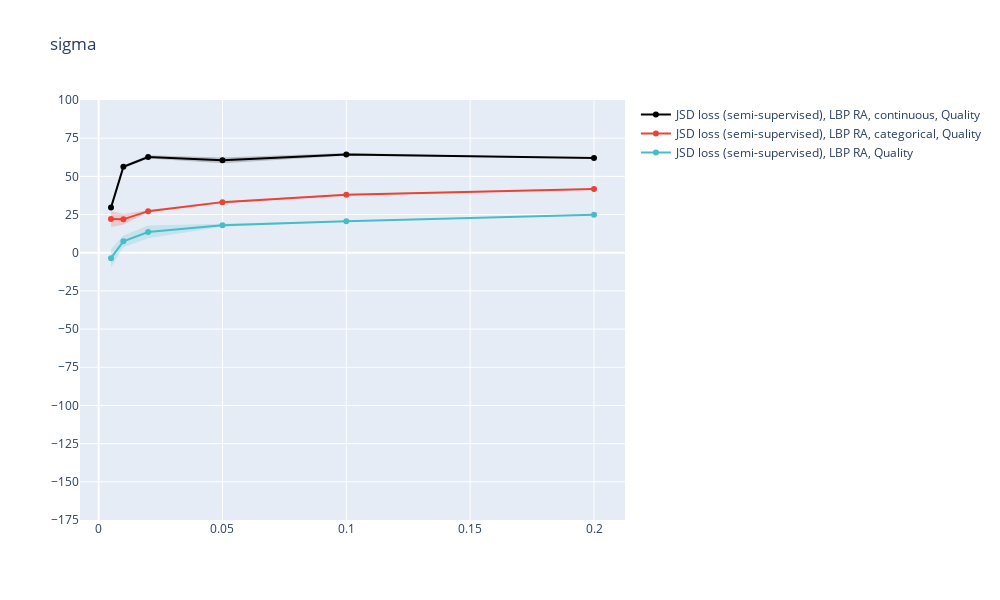
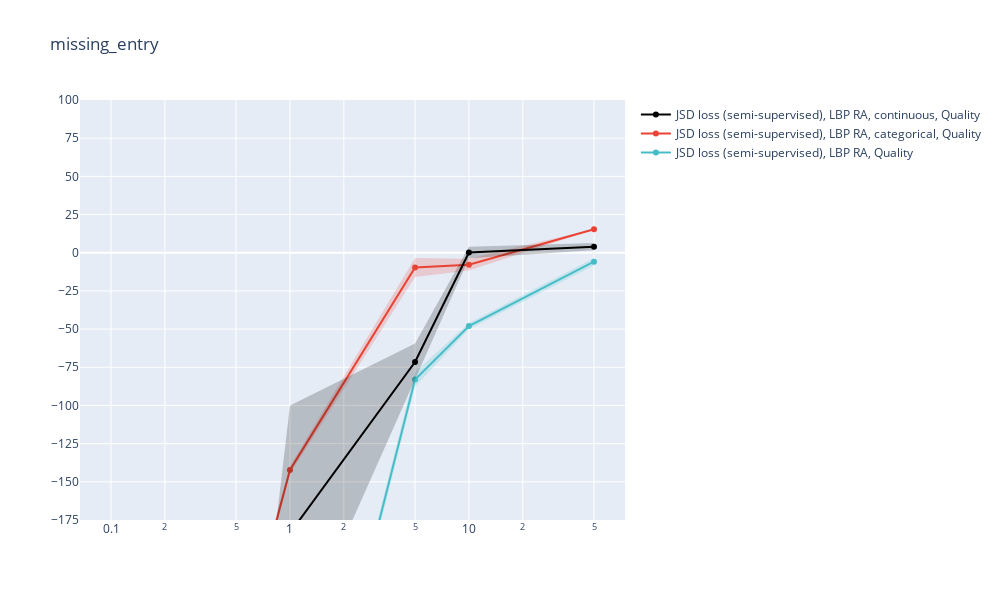
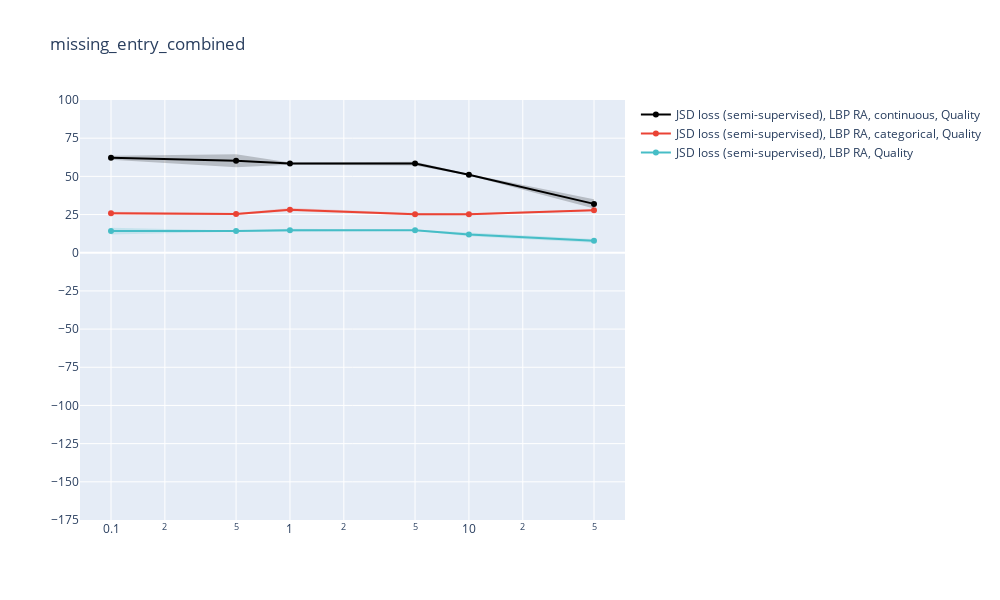
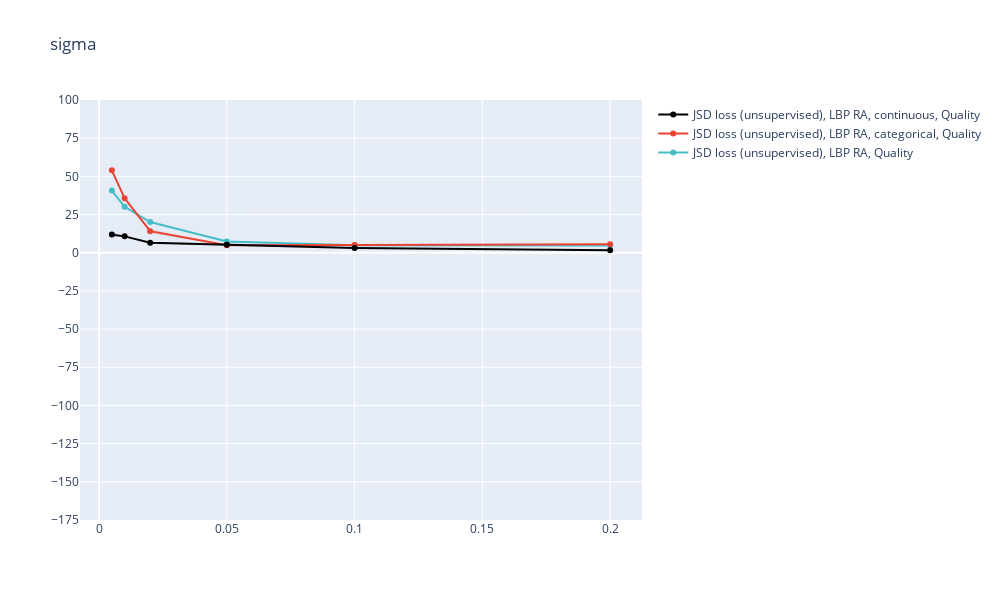

Notebook cell for these charts, in order:
### Code cell
for file_string in ["LBP RA","surgical_case_durations"]:
    for excluded_config_index in range(len(excluded_config_list)):
        for i in param_indices:
            excluded_configs = excluded_config_list[excluded_config_index]
            excluded_configs_name = excluded_config_names[excluded_config_index]
            plot_vals(i,file_string,USE_PLOTLY=True,excluded_config_strings=excluded_configs)
            # plt.savefig("results_REALWORLD_"+ parameters[i] +"_" + file_string + "_"  + excluded_configs_name +  ".svg", bbox_inches = 'tight',pad_inches = 0)

### Figure 1 — Plotly figure (JSON) as saved in the notebook; plotly's stock layout.template omitted (floating-point values rounded to 4 significant figures)
{"data": [{"line": {"color": "rgb(0.27450980392156876, 0.7411764705882351, 0.776470588235294)"}, "marker": {"color": "rgb(0.27450980392156876, 0.7411764705882351, 0.776470588235294)", "symbol": "circle"}, "mode": "lines+markers", "name": "JSD loss (semi-supervised), LBP RA, Quality", "type": "scatter", "x": [0.005, 0.01, 0.02, 0.05, 0.1, 0.2], "y": [-3.556, 7.456, 13.6, 18.0, 20.68, 24.82]}, {"line": {"width": 0}, "marker": {"color": "rgb(0.27450980392156876, 0.7411764705882351, 0.776470588235294)"}, "mode": "lines", "name": "Upper bound", "showlegend": false, "type": "scatter", "x": [0.005, 0.01, 0.02, 0.05, 0.1, 0.2], "y": [2.32, 11.35, 17.79, 18.97, 20.94, 25.02]}, {"fill": "tonexty", "fillcolor": "rgba(0.27450980392156876, 0.7411764705882351, 0.776470588235294, 0.2)", "line": {"width": 0}, "marker": {"color": "rgb(0.27450980392156876, 0.7411764705882351, 0.776470588235294)"}, "mode": "lines", "name": "Lower bound", "showlegend": false, "type": "scatter", "x": [0.005, 0.01, 0.02, 0.05, 0.1, 0.2], "y": [-9.432, 3.56, 9.407, 17.03, 20.42, 24.63]}, {"line": {"color": "rgb(0.9176470588235293, 0.2627450980392158, 0.2078431372549021)"}, "marker": {"color": "rgb(0.9176470588235293, 0.2627450980392158, 0.2078431372549021)", "symbol": "circle"}, "mode": "lines+markers", "name": "JSD loss (semi-supervised), LBP RA, categorical, Quality", "type": "scatter", "x": [0.005, 0.01, 0.02, 0.05, 0.1, 0.2], "y": [22.02, 21.86, 27.21, 33.13, 38.01, 41.75]}, {"line": {"width": 0}, "marker": {"color": "rgb(0.9176470588235293, 0.2627450980392158, 0.2078431372549021)"}, "mode": "lines", "name": "Upper bound", "showlegend": false, "type": "scatter", "x": [0.005, 0.01, 0.02, 0.05, 0.1, 0.2], "y": [27.16, 25.34, 27.99, 33.91, 38.44, 42.13]}, {"fill": "tonexty", "fillcolor": "rgba(0.9176470588235293, 0.2627450980392158, 0.2078431372549021, 0.2)", "line": {"width": 0}, "marker": {"color": "rgb(0.9176470588235293, 0.2627450980392158, 0.2078431372549021)"}, "mode": "lines", "name": "Lower bound", "showlegend": false, "type": "scatter", "x": [0.005, 0.01, 0.02, 0.05, 0.1, 0.2], "y": [16.87, 18.37, 26.43, 32.35, 37.59, 41.36]}, {"line": {"color": "rgb(0, 0, 0)"}, "marker": {"color": "rgb(0, 0, 0)", "symbol": "circle"}, "mode": "lines+markers", "name": "JSD loss (semi-supervised), LBP RA, continuous, Quality", "type": "scatter", "x": [0.005, 0.01, 0.02, 0.05, 0.1, 0.2], "y": [29.54, 56.22, 62.71, 60.49, 64.37, 61.98]}, {"line": {"width": 0}, "marker": {"color": "rgb(0, 0, 0)"}, "mode": "lines", "name": "Upper bound", "showlegend": false, "type": "scatter", "x": [0.005, 0.01, 0.02, 0.05, 0.1, 0.2], "y": [31.08, 57.11, 63.78, 62.38, 65.3, 61.99]}, {"fill": "tonexty", "fillcolor": "rgba(0, 0, 0, 0.2)", "line": {"width": 0}, "marker": {"color": "rgb(0, 0, 0)"}, "mode": "lines", "name": "Lower bound", "showlegend": false, "type": "scatter", "x": [0.005, 0.01, 0.02, 0.05, 0.1, 0.2], "y": [28.0, 55.33, 61.65, 58.59, 63.43, 61.96]}], "layout": {"height": 600, "title": {"text": "sigma"}, "width": 1000, "yaxis": {"dtick": 25, "range": [-175, 100], "tick0": 0}}}

### Figure 2 — Plotly figure (JSON) as saved in the notebook; plotly's stock layout.template omitted (floating-point values rounded to 4 significant figures)
{"data": [{"line": {"color": "rgb(0.27450980392156876, 0.7411764705882351, 0.776470588235294)"}, "marker": {"color": "rgb(0.27450980392156876, 0.7411764705882351, 0.776470588235294)", "symbol": "circle"}, "mode": "lines+markers", "name": "JSD loss (semi-supervised), LBP RA, Quality", "type": "scatter", "x": [0.1, 0.5, 1, 5, 10, 50], "y": [-3781.0, -807.6, -406.4, -83.04, -48.02, -5.893]}, {"line": {"width": 0}, "marker": {"color": "rgb(0.27450980392156876, 0.7411764705882351, 0.776470588235294)"}, "mode": "lines", "name": "Upper bound", "showlegend": false, "type": "scatter", "x": [0.1, 0.5, 1, 5, 10, 50], "y": [-3349.0, -769.1, -402.2, -78.3, -46.01, -3.468]}, {"fill": "tonexty", "fillcolor": "rgba(0.27450980392156876, 0.7411764705882351, 0.776470588235294, 0.2)", "line": {"width": 0}, "marker": {"color": "rgb(0.27450980392156876, 0.7411764705882351, 0.776470588235294)"}, "mode": "lines", "name": "Lower bound", "showlegend": false, "type": "scatter", "x": [0.1, 0.5, 1, 5, 10, 50], "y": [-4212.0, -846.0, -410.5, -87.77, -50.02, -8.319]}, {"line": {"color": "rgb(0.9176470588235293, 0.2627450980392158, 0.2078431372549021)"}, "marker": {"color": "rgb(0.9176470588235293, 0.2627450980392158, 0.2078431372549021)", "symbol": "circle"}, "mode": "lines+markers", "name": "JSD loss (semi-supervised), LBP RA, categorical, Quality", "type": "scatter", "x": [0.1, 0.5, 1, 5, 10, 50], "y": [-1773.0, -274.8, -142.2, -9.659, -7.803, 15.32]}, {"line": {"width": 0}, "marker": {"color": "rgb(0.9176470588235293, 0.2627450980392158, 0.2078431372549021)"}, "mode": "lines", "name": "Upper bound", "showlegend": false, "type": "scatter", "x": [0.1, 0.5, 1, 5, 10, 50], "y": [-1559.0, -268.0, -139.8, -3.498, -4.003, 15.51]}, {"fill": "tonexty", "fillcolor": "rgba(0.9176470588235293, 0.2627450980392158, 0.2078431372549021, 0.2)", "line": {"width": 0}, "marker": {"color": "rgb(0.9176470588235293, 0.2627450980392158, 0.2078431372549021)"}, "mode": "lines", "name": "Lower bound", "showlegend": false, "type": "scatter", "x": [0.1, 0.5, 1, 5, 10, 50], "y": [-1988.0, -281.5, -144.6, -15.82, -11.6, 15.13]}, {"line": {"color": "rgb(0, 0, 0)"}, "marker": {"color": "rgb(0, 0, 0)", "symbol": "circle"}, "mode": "lines+markers", "name": "JSD loss (semi-supervised), LBP RA, continuous, Quality", "type": "scatter", "x": [0.1, 0.5, 1, 5, 10, 50], "y": [-1810.0, -547.1, -183.6, -71.57, 0.1509, 3.981]}, {"line": {"width": 0}, "marker": {"color": "rgb(0, 0, 0)"}, "mode": "lines", "name": "Upper bound", "showlegend": false, "type": "scatter", "x": [0.1, 0.5, 1, 5, 10, 50], "y": [-1439.0, -400.5, -99.95, -59.4, 3.916, 6.291]}, {"fill": "tonexty", "fillcolor": "rgba(0, 0, 0, 0.2)", "line": {"width": 0}, "marker": {"color": "rgb(0, 0, 0)"}, "mode": "lines", "name": "Lower bound", "showlegend": false, "type": "scatter", "x": [0.1, 0.5, 1, 5, 10, 50], "y": [-2181.0, -693.7, -267.2, -83.74, -3.614, 1.671]}], "layout": {"height": 600, "title": {"text": "missing_entry"}, "width": 1000, "xaxis": {"type": "log"}, "yaxis": {"dtick": 25, "range": [-175, 100], "tick0": 0}}}

### Figure 3 — Plotly figure (JSON) as saved in the notebook; plotly's stock layout.template omitted (floating-point values rounded to 4 significant figures)
{"data": [{"line": {"color": "rgb(0.27450980392156876, 0.7411764705882351, 0.776470588235294)"}, "marker": {"color": "rgb(0.27450980392156876, 0.7411764705882351, 0.776470588235294)", "symbol": "circle"}, "mode": "lines+markers", "name": "JSD loss (semi-supervised), LBP RA, Quality", "type": "scatter", "x": [0.1, 0.5, 1, 5, 10, 50], "y": [14.15, 14.17, 14.73, 14.66, 11.99, 7.802]}, {"line": {"width": 0}, "marker": {"color": "rgb(0.27450980392156876, 0.7411764705882351, 0.776470588235294)"}, "mode": "lines", "name": "Upper bound", "showlegend": false, "type": "scatter", "x": [0.1, 0.5, 1, 5, 10, 50], "y": [16.32, 14.63, 15.73, 14.98, 13.25, 9.013]}, {"fill": "tonexty", "fillcolor": "rgba(0.27450980392156876, 0.7411764705882351, 0.776470588235294, 0.2)", "line": {"width": 0}, "marker": {"color": "rgb(0.27450980392156876, 0.7411764705882351, 0.776470588235294)"}, "mode": "lines", "name": "Lower bound", "showlegend": false, "type": "scatter", "x": [0.1, 0.5, 1, 5, 10, 50], "y": [11.98, 13.71, 13.73, 14.34, 10.72, 6.591]}, {"line": {"color": "rgb(0.9176470588235293, 0.2627450980392158, 0.2078431372549021)"}, "marker": {"color": "rgb(0.9176470588235293, 0.2627450980392158, 0.2078431372549021)", "symbol": "circle"}, "mode": "lines+markers", "name": "JSD loss (semi-supervised), LBP RA, categorical, Quality", "type": "scatter", "x": [0.1, 0.5, 1, 5, 10, 50], "y": [25.88, 25.32, 28.19, 25.26, 25.2, 27.85]}, {"line": {"width": 0}, "marker": {"color": "rgb(0.9176470588235293, 0.2627450980392158, 0.2078431372549021)"}, "mode": "lines", "name": "Upper bound", "showlegend": false, "type": "scatter", "x": [0.1, 0.5, 1, 5, 10, 50], "y": [26.76, 25.98, 29.21, 26.03, 25.8, 28.4]}, {"fill": "tonexty", "fillcolor": "rgba(0.9176470588235293, 0.2627450980392158, 0.2078431372549021, 0.2)", "line": {"width": 0}, "marker": {"color": "rgb(0.9176470588235293, 0.2627450980392158, 0.2078431372549021)"}, "mode": "lines", "name": "Lower bound", "showlegend": false, "type": "scatter", "x": [0.1, 0.5, 1, 5, 10, 50], "y": [25.01, 24.67, 27.16, 24.48, 24.6, 27.31]}, {"line": {"color": "rgb(0, 0, 0)"}, "marker": {"color": "rgb(0, 0, 0)", "symbol": "circle"}, "mode": "lines+markers", "name": "JSD loss (semi-supervised), LBP RA, continuous, Quality", "type": "scatter", "x": [0.1, 0.5, 1, 5, 10, 50], "y": [62.21, 60.23, 58.36, 58.37, 51.05, 31.98]}, {"line": {"width": 0}, "marker": {"color": "rgb(0, 0, 0)"}, "mode": "lines", "name": "Upper bound", "showlegend": false, "type": "scatter", "x": [0.1, 0.5, 1, 5, 10, 50], "y": [63.51, 64.45, 59.05, 59.59, 51.6, 35.08]}, {"fill": "tonexty", "fillcolor": "rgba(0, 0, 0, 0.2)", "line": {"width": 0}, "marker": {"color": "rgb(0, 0, 0)"}, "mode": "lines", "name": "Lower bound", "showlegend": false, "type": "scatter", "x": [0.1, 0.5, 1, 5, 10, 50], "y": [60.9, 56.0, 57.67, 57.15, 50.51, 28.88]}], "layout": {"height": 600, "title": {"text": "missing_entry_combined"}, "width": 1000, "xaxis": {"type": "log"}, "yaxis": {"dtick": 25, "range": [-175, 100], "tick0": 0}}}

### Figure 4 — Plotly figure (JSON) as saved in the notebook; plotly's stock layout.template omitted (floating-point values rounded to 4 significant figures)
{"data": [{"line": {"color": "rgb(0.27450980392156876, 0.7411764705882351, 0.776470588235294)"}, "marker": {"color": "rgb(0.27450980392156876, 0.7411764705882351, 0.776470588235294)", "symbol": "circle"}, "mode": "lines+markers", "name": "JSD loss (unsupervised), LBP RA, Quality", "type": "scatter", "x": [0.005, 0.01, 0.02, 0.05, 0.1, 0.2], "y": [40.67, 30.04, 20.06, 7.362, 4.938, 4.699]}, {"line": {"width": 0}, "marker": {"color": "rgb(0.27450980392156876, 0.7411764705882351, 0.776470588235294)"}, "mode": "lines", "name": "Upper bound", "showlegend": false, "type": "scatter", "x": [0.005, 0.01, 0.02, 0.05, 0.1, 0.2], "y": [40.78, 30.27, 20.25, 7.515, 5.161, 4.988]}, {"fill": "tonexty", "fillcolor": "rgba(0.27450980392156876, 0.7411764705882351, 0.776470588235294, 0.2)", "line": {"width": 0}, "marker": {"color": "rgb(0.27450980392156876, 0.7411764705882351, 0.776470588235294)"}, "mode": "lines", "name": "Lower bound", "showlegend": false, "type": "scatter", "x": [0.005, 0.01, 0.02, 0.05, 0.1, 0.2], "y": [40.56, 29.8, 19.87, 7.21, 4.715, 4.41]}, {"line": {"color": "rgb(0.9176470588235293, 0.2627450980392158, 0.2078431372549021)"}, "marker": {"color": "rgb(0.9176470588235293, 0.2627450980392158, 0.2078431372549021)", "symbol": "circle"}, "mode": "lines+markers", "name": "JSD loss (unsupervised), LBP RA, categorical, Quality", "type": "scatter", "x": [0.005, 0.01, 0.02, 0.05, 0.1, 0.2], "y": [53.94, 35.63, 14.12, 4.88, 5.035, 5.565]}, {"line": {"width": 0}, "marker": {"color": "rgb(0.9176470588235293, 0.2627450980392158, 0.2078431372549021)"}, "mode": "lines", "name": "Upper bound", "showlegend": false, "type": "scatter", "x": [0.005, 0.01, 0.02, 0.05, 0.1, 0.2], "y": [54.43, 36.03, 15.27, 5.314, 5.176, 5.904]}, {"fill": "tonexty", "fillcolor": "rgba(0.9176470588235293, 0.2627450980392158, 0.2078431372549021, 0.2)", "line": {"width": 0}, "marker": {"color": "rgb(0.9176470588235293, 0.2627450980392158, 0.2078431372549021)"}, "mode": "lines", "name": "Lower bound", "showlegend": false, "type": "scatter", "x": [0.005, 0.01, 0.02, 0.05, 0.1, 0.2], "y": [53.44, 35.22, 12.98, 4.445, 4.895, 5.225]}, {"line": {"color": "rgb(0, 0, 0)"}, "marker": {"color": "rgb(0, 0, 0)", "symbol": "circle"}, "mode": "lines+markers", "name": "JSD loss (unsupervised), LBP RA, continuous, Quality", "type": "scatter", "x": [0.005, 0.01, 0.02, 0.05, 0.1, 0.2], "y": [11.86, 10.71, 6.544, 5.297, 3.046, 1.663]}, {"line": {"width": 0}, "marker": {"color": "rgb(0, 0, 0)"}, "mode": "lines", "name": "Upper bound", "showlegend": false, "type": "scatter", "x": [0.005, 0.01, 0.02, 0.05, 0.1, 0.2], "y": [13.28, 11.15, 6.998, 6.075, 3.345, 1.754]}, {"fill": "tonexty", "fillcolor": "rgba(0, 0, 0, 0.2)", "line": {"width": 0}, "marker": {"color": "rgb(0, 0, 0)"}, "mode": "lines", "name": "Lower bound", "showlegend": false, "type": "scatter", "x": [0.005, 0.01, 0.02, 0.05, 0.1, 0.2], "y": [10.44, 10.27, 6.091, 4.52, 2.746, 1.573]}], "layout": {"height": 600, "title": {"text": "sigma"}, "width": 1000, "yaxis": {"dtick": 25, "range": [-175, 100], "tick0": 0}}}
